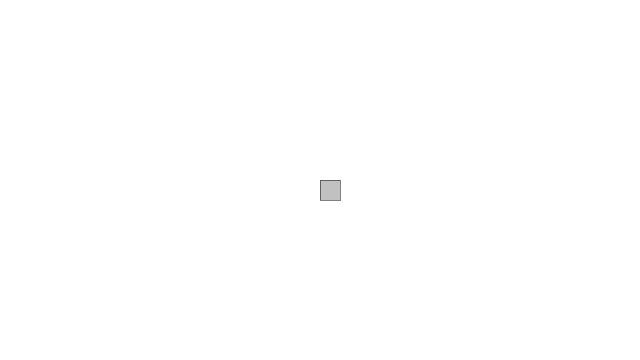
Frame 1 (no input)
Frame 60 (the mouse pressed at the canvas centre just before this capture): identical to frame 1, image omitted
Frame 120 (the mouse held since frame 60 and released just before this capture): identical to frame 1, image omitted

The Processing sketch that drew this single still picture (run headless with seeded random() and noise(); from frame 60 on, the mouse is pressed at the canvas centre):

// Processing sketch: IPI_DAY01_EXE01_box
// ── IPI_DAY01_EXE01_box.pde
/* 
 * Copyright (c) 2013-2014 Lila PanahiKazemi & Andrea Rossi
 * INTERACTIVE_PLANNING_ISTANBUL WORKSHOP
 * MediaCities Conference 2013 - 3-5 May 2013
 * Buffalo State University of New York
 *
 * for more details: http://temporaryautonomousarchitecture.blogspot.de/
 * for questions regarding the script: a.rossi.andrea@gmail.com, lilapanahi@gmail.com
 */

/* 
 * DAY01_EXE01
 * Basic script drawing a rectancgle in the middle of the screen
 *
 */


///////////////////////////////////////////////////////////////////////////////////SETUP
void setup() {
  size(640, 360); //define the size of the sketch window
}


///////////////////////////////////////////////////////////////////////////////////DRAW
void draw() {
  background(255); //color of the background
  fill(150, 150); // fill color for the rectangle
  stroke(0); // stroke color for the rectangle
  strokeWeight(0.5); // weight of the stroke line
  rect(width/2, height/2, 20, 20); // draw a rectangle rect(upper-left corner x, upper-left corner y, size x, size y)
}
